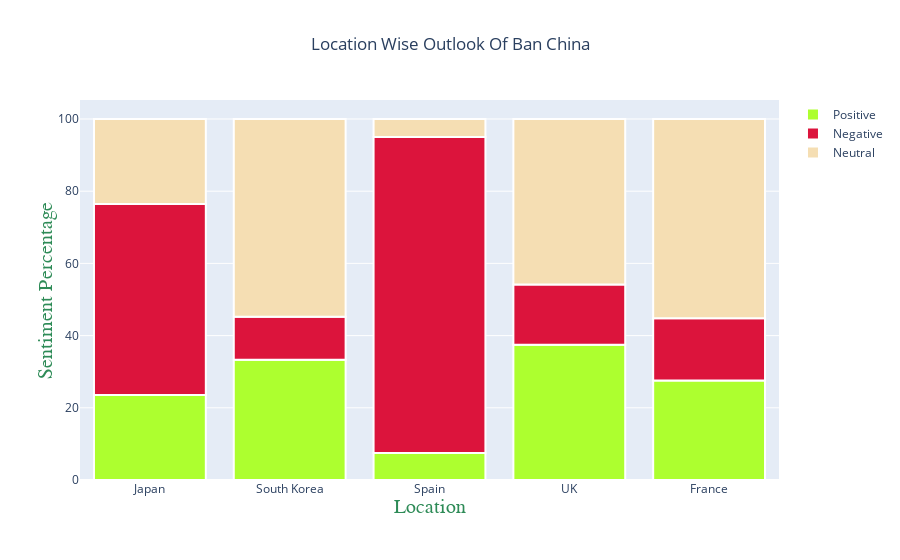

The code cell stored with this chart in its notebook:
### Code cell
query = input("Enter anything to search: ") 
location = []

location.append(input("Please enter a location: "))
more = input("More? ")
while not (more=='no' or more=='n'):

    location.append(input("Enter "))
    more =  input("More? ")
    
radius = input('Enter radius to search 100 or 10000: ')
#location = ['England','USA','New York','France','Spain']
latlong = get_coordinates(location)
analyze(query,location,latlong,radius=radius,graph=True)

### Figure 1 — Plotly figure (JSON) as saved in the notebook; plotly's stock layout.template omitted (floating-point values rounded to 4 significant figures)
{"data": [{"marker": {"color": "greenyellow", "line": {"color": "white", "width": 2}}, "name": "Positive", "type": "bar", "x": ["Japan", "South Korea", "Spain", "UK", "France"], "y": [23.53, 33.33, 7.5, 37.5, 27.59]}, {"marker": {"color": "crimson", "line": {"color": "white", "width": 2}}, "name": "Negative", "type": "bar", "x": ["Japan", "South Korea", "Spain", "UK", "France"], "y": [52.94, 11.9, 87.5, 16.67, 17.24]}, {"marker": {"color": "wheat", "line": {"color": "white", "width": 2}}, "name": "Neutral", "type": "bar", "x": ["Japan", "South Korea", "Spain", "UK", "France"], "y": [23.53, 54.76, 5, 45.83, 55.17]}], "layout": {"barmode": "relative", "title": {"text": "Location Wise Outlook Of Ban China", "x": 0.5, "xref": "container"}, "xaxis": {"title": {"font": {"color": "seagreen", "family": "helvetica", "size": 20}, "standoff": 0, "text": "Location"}}, "yaxis": {"title": {"font": {"color": "seagreen", "family": "helvetica", "size": 20}, "standoff": 0, "text": "Sentiment Percentage"}}}}
